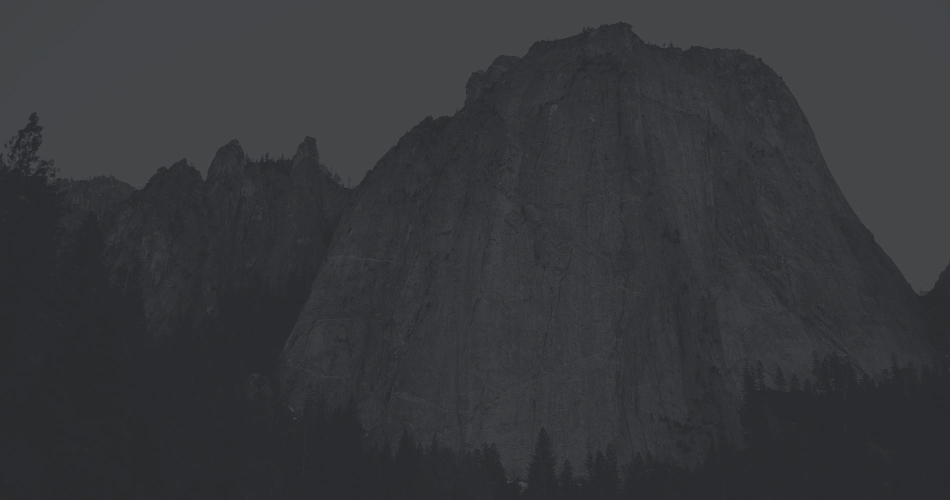
#> input picture templates/assets/img/mountain_bg.jpg, 1900 x 1000 px (shown at 1/2 size)
$ python -i main.py   (imports and definitions only)
#> lines starting #> are read from the running program, lines starting #| are printed output that depends on the picture
#> further down, picture is the input picture: shape (1000, 1900, 3); mean B, G, R 58.7, 55.2, 54.2
import cv2
import time
import imutils
import argparse
import numpy as np


from math import pow, sqrt
from imutils.video import FPS
from imutils.video import VideoStream
from flask import Flask, render_template, Response


#Initialize Flask
# [1 line not run here, left out]


# [3 lines that did not run here, left out]

def sketch(image):
    # Convert image to grayscale
    img_gray = cv2.cvtColor(image, cv2.COLOR_BGR2GRAY)

    # Clean up image using Guassian Blur
    img_gray_blur = cv2.GaussianBlur(img_gray, (5,5), 0)

    # Extract edges
    canny_edges = cv2.Canny(img_gray_blur, 10, 70)
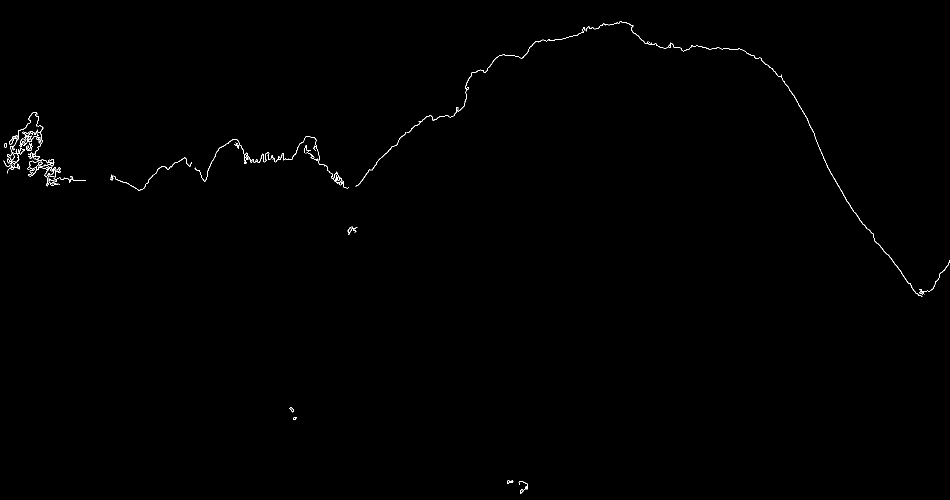
#> canny_edges: shape (1000, 1900) (shown at 1/2 size); 0.3% white in thin lines or dots

    # Do an invert binarize the image
    ret, mask = cv2.threshold(canny_edges, 70, 255, cv2.THRESH_BINARY_INV)
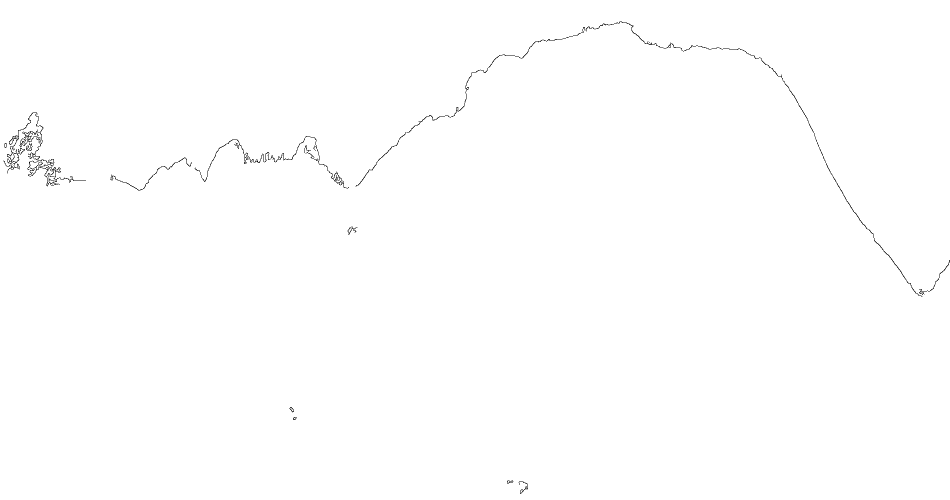
#> mask: shape (1000, 1900) (shown at 1/2 size); 99.7% white; black in thin lines or dots
    return mask

# [43 lines left out: functions gen, video_feed, not called in this run]

>>> import cv2
>>> picture = cv2.imread('templates/assets/img/mountain_bg.jpg')
>>> result = sketch(picture)
